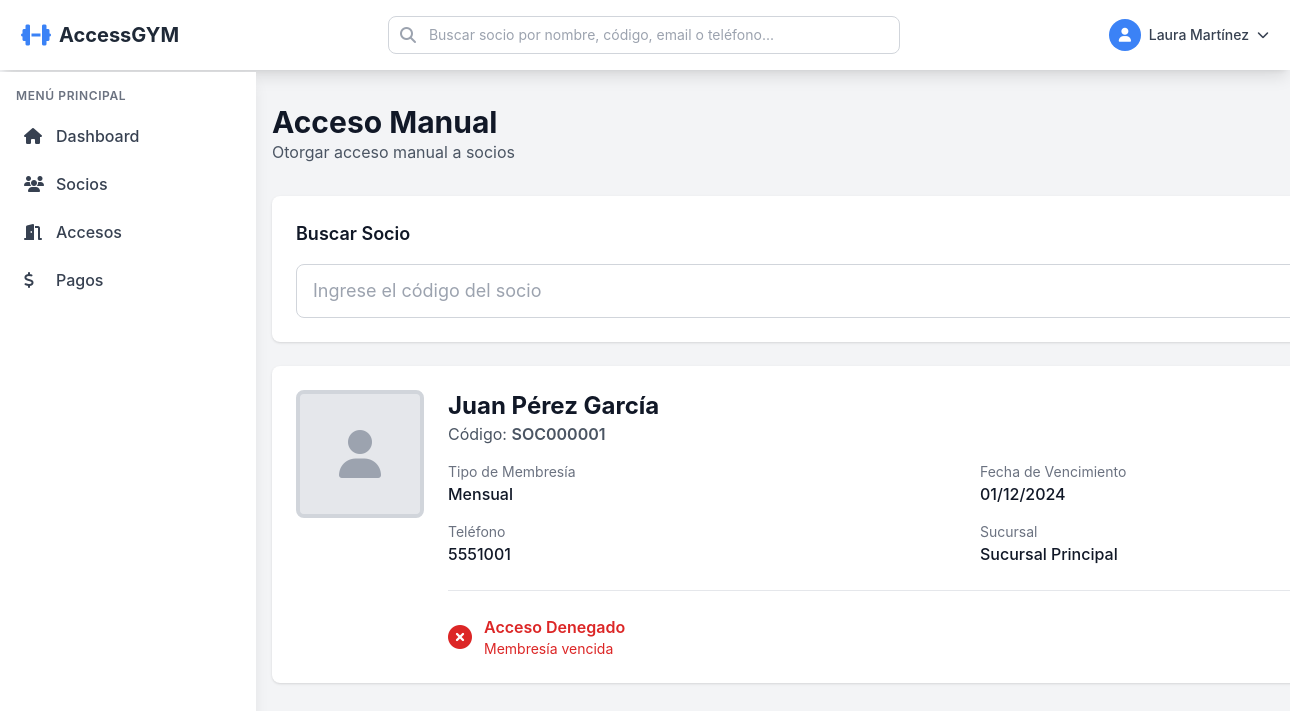
The page /acceso_manual.php?socio_id=1 (signed in) on the database its author committed.
### tables this page shows
CREATE TABLE socios (
    id INT AUTO_INCREMENT PRIMARY KEY,
    codigo VARCHAR(20) UNIQUE NOT NULL,
    nombre VARCHAR(100) NOT NULL,
    apellido VARCHAR(100) NOT NULL,
    email VARCHAR(100),
    telefono VARCHAR(20) NOT NULL,
    telefono_emergencia VARCHAR(20),
    direccion TEXT,
    fecha_nacimiento DATE,
    foto VARCHAR(255),
    qr_code VARCHAR(255),
    sucursal_id INT NOT NULL,
    tipo_membresia_id INT,
    fecha_inicio DATE,
    fecha_vencimiento DATE,
    estado ENUM('activo', 'inactivo', 'suspendido', 'vencido') DEFAULT 'inactivo',
    notas TEXT,
    created_at TIMESTAMP DEFAULT CURRENT_TIMESTAMP,
    updated_at TIMESTAMP DEFAULT CURRENT_TIMESTAMP ON UPDATE CURRENT_TIMESTAMP,
    FOREIGN KEY (sucursal_id) REFERENCES sucursales(id) ON DELETE RESTRICT,
    FOREIGN KEY (tipo_membresia_id) REFERENCES tipos_membresia(id) ON DELETE SET NULL
);

CREATE TABLE tipos_membresia (
    id INT AUTO_INCREMENT PRIMARY KEY,
    nombre VARCHAR(50) NOT NULL,
    descripcion TEXT,
    duracion_dias INT NOT NULL,
    precio DECIMAL(10,2) NOT NULL,
    acceso_horario_inicio TIME,
    acceso_horario_fin TIME,
    dias_semana VARCHAR(50) DEFAULT '1,2,3,4,5,6,7',
    color VARCHAR(7) DEFAULT '#3B82F6',
    activo TINYINT(1) DEFAULT 1,
    created_at TIMESTAMP DEFAULT CURRENT_TIMESTAMP,
    updated_at TIMESTAMP DEFAULT CURRENT_TIMESTAMP ON UPDATE CURRENT_TIMESTAMP
);

CREATE TABLE sucursales (
    id INT AUTO_INCREMENT PRIMARY KEY,
    nombre VARCHAR(100) NOT NULL,
    direccion TEXT,
    telefono VARCHAR(20),
    email VARCHAR(100),
    activo TINYINT(1) DEFAULT 1,
    created_at TIMESTAMP DEFAULT CURRENT_TIMESTAMP,
    updated_at TIMESTAMP DEFAULT CURRENT_TIMESTAMP ON UPDATE CURRENT_TIMESTAMP
);

### config/Database.php (called while the page is built, shortened)
<?php
class Database {
    private static $instance = null;
    private $connection;
    private function __construct() {
        try {
            $dsn = "mysql:host=" . DB_HOST . ";dbname=" . DB_NAME . ";charset=" . DB_CHARSET;
            $options = [
                PDO::ATTR_ERRMODE => PDO::ERRMODE_EXCEPTION,
                PDO::ATTR_DEFAULT_FETCH_MODE => PDO::FETCH_ASSOC,
                PDO::ATTR_EMULATE_PREPARES => false,
            ];
            $this->connection = new PDO($dsn, DB_USER, DB_PASS, $options);
        } catch (PDOException $e) {
            error_log("Database Connection Error: " . $e->getMessage());
            die("Error de conexión a la base de datos. Por favor, contacte al administrador.");
        }
    }
    public static function getInstance() {
        if (self::$instance === null) {
            self::$instance = new self();
        }
        return self::$instance;
    }
    public function getConnection() {
        return $this->connection;
    }
}

### app/models/Model.php (called while the page is built, shortened)
<?php
class Model {
    protected $db;
    protected $table;
    public function __construct() {
        $this->db = Database::getInstance()->getConnection();
    }
    public function find($id) {
        $stmt = $this->db->prepare("SELECT * FROM {$this->table} WHERE id = ?");
        $stmt->execute([$id]);
        return $stmt->fetch();
    }
    public function query($sql, $params = []) {
        $stmt = $this->db->prepare($sql);
        $stmt->execute($params);
        return $stmt;
    }
}

### app/models/Socio.php (called while the page is built, shortened)
<?php
require_once __DIR__ . '/Model.php';
class Socio extends Model {
    public function getWithMembresia($id) {
        $sql = "SELECT s.*, tm.nombre as tipo_membresia_nombre, tm.color as membresia_color,
                       suc.nombre as sucursal_nombre
                FROM socios s
                LEFT JOIN tipos_membresia tm ON s.tipo_membresia_id = tm.id
                LEFT JOIN sucursales suc ON s.sucursal_id = suc.id
                WHERE s.id = ?";
        $stmt = $this->query($sql, [$id]);
        return $stmt->fetch();
    }
    public function canAccess($id) {
        $socio = $this->getWithMembresia($id);
        if ($socio['fecha_vencimiento'] < date('Y-m-d')) {
            return ['allowed' => false, 'reason' => 'Membresía vencida'];
        }
        return ['allowed' => true, 'socio' => $socio];
    }
}

### app/helpers/functions.php (called while the page is built, shortened)
<?php
function formatDate($date, $format = 'd/m/Y') {
    return date($format, strtotime($date));
}
function formatPhone($phone) {
    $phone = preg_replace('/[^0-9]/', '', $phone);
    return $phone;
}

### public/acceso_manual.php (the view, shortened to what this page needs)
<?php
require_once __DIR__ . '/../app/models/Socio.php';
$socioModel = new Socio();
$socioId = isset($_GET['socio_id']) ? (int)$_GET['socio_id'] : null;
$codigo = isset($_GET['codigo']) ? sanitize($_GET['codigo']) : null;
$socio = null;
if ($socioId && !$socio) {
    $socio = $socioModel->find($socioId);
} elseif ($codigo && !$socio) {
    $socio = $socioModel->findByCode($codigo);
}
if ($socio) {
    $socio = $socioModel->getWithMembresia($socio['id']);
}
?>
<!DOCTYPE html>
<html lang="es">
<head>
    <script src="https://cdn.tailwindcss.com"></script>
    <link rel="stylesheet" href="https://cdnjs.cloudflare.com/ajax/libs/font-awesome/6.4.0/css/all.min.css">
</head>
<body class="bg-gray-100">
    <?php include __DIR__ . '/../app/views/partials/navbar.php'; ?>
    <div class="container mx-auto px-4 py-8">
        <div class="mb-8 flex justify-between items-center">
            <div>
                <h1 class="text-3xl font-bold text-gray-900">Acceso Manual</h1>
                <p class="text-gray-600">Otorgar acceso manual a socios</p>
            </div>
        </div>
        <div class="bg-white rounded-lg shadow p-6 mb-6">
            <h2 class="text-lg font-semibold text-gray-900 mb-4">Buscar Socio</h2>
            <form method="POST" class="flex gap-4">
                <div class="flex-1">
                    <input type="text" name="codigo" placeholder="Ingrese el código del socio" required
                           class="w-full px-4 py-3 border border-gray-300 rounded-md focus:outline-none focus:ring-blue-500 focus:border-blue-500 text-lg">
                </div>
            </form>
        </div>
        <?php if ($socio): ?>
            <div class="bg-white rounded-lg shadow overflow-hidden">
                <div class="p-6">
                    <div class="flex items-start space-x-6">
                        <div class="flex-shrink-0">
                            <?php if ($socio['foto']): ?>
                                <img src="<?php echo APP_URL . '/uploads/photos/' . htmlspecialchars($socio['foto']); ?>"
                                     alt="Foto" class="h-32 w-32 rounded-lg object-cover border-4 border-blue-500">
                            <?php else: ?>
                                <div class="h-32 w-32 rounded-lg bg-gray-200 flex items-center justify-center border-4 border-gray-300">
                                    <i class="fas fa-user text-gray-400 text-5xl"></i>
                                </div>
                            <?php endif; ?>
                        </div>
                        <div class="flex-1">
                            <div class="flex items-center justify-between mb-4">
                                <div>
                                    <h2 class="text-2xl font-bold text-gray-900">
                                        <?php echo htmlspecialchars($socio['nombre'] . ' ' . $socio['apellido']); ?>
                                    </h2>
                                    <p class="text-gray-600">Código: <span class="font-semibold"><?php echo htmlspecialchars($socio['codigo']); ?></span></p>
                                </div>
                            </div>
                            <div class="grid grid-cols-2 gap-4">
                                <div>
                                    <p class="text-sm text-gray-500">Tipo de Membresía</p>
                                    <p class="font-medium text-gray-900">
                                        <?php echo htmlspecialchars($socio['tipo_membresia_nombre'] ?? 'Sin membresía'); ?>
                                    </p>
                                </div>
                                <div>
                                    <p class="text-sm text-gray-500">Fecha de Vencimiento</p>
                                    <p class="font-medium text-gray-900">
                                        <?php echo $socio['fecha_vencimiento'] ? formatDate($socio['fecha_vencimiento']) : '-'; ?>
                                    </p>
                                </div>
                                <div>
                                    <p class="text-sm text-gray-500">Teléfono</p>
                                    <p class="font-medium text-gray-900"><?php echo formatPhone($socio['telefono']); ?></p>
                                </div>
                                <div>
                                    <p class="text-sm text-gray-500">Sucursal</p>
                                    <p class="font-medium text-gray-900"><?php echo htmlspecialchars($socio['sucursal_nombre']); ?></p>
                                </div>
                            </div>
                            <div class="mt-6 pt-6 border-t border-gray-200">
                                <?php
                                $accessCheck = $socioModel->canAccess($socio['id']);
                                if ($accessCheck['allowed']):
                                ?>
                                    <div class="flex items-center justify-between">
                                        <div class="flex items-center text-green-600">
                                            <i class="fas fa-check-circle text-2xl mr-3"></i>
                                            <div>
                                                <p class="font-semibold">Acceso Permitido</p>
                                                <p class="text-sm">El socio puede acceder al gimnasio</p>
                                            </div>
                                        </div>
                                        <form method="POST">
                                            <input type="hidden" name="grant_access" value="1">
                                            <input type="hidden" name="socio_id" value="<?php echo $socio['id']; ?>">
                                            <button type="submit" class="bg-green-600 hover:bg-green-700 text-white font-bold py-3 px-8 rounded-lg text-lg">
                                                <i class="fas fa-door-open mr-2"></i>Otorgar Acceso
                                            </button>
                                        </form>
                                    </div>
                                <?php else: ?>
                                    <div class="flex items-center text-red-600">
                                        <i class="fas fa-times-circle text-2xl mr-3"></i>
                                        <div>
                                            <p class="font-semibold">Acceso Denegado</p>
                                            <p class="text-sm"><?php echo htmlspecialchars($accessCheck['reason']); ?></p>
                                        </div>
                                    </div>
                                <?php endif; ?>
                            </div>
                        </div>
                    </div>
                </div>
            </div>
        <?php endif; ?>
    </div>
</body>
</html>

### app/views/partials/navbar.php (style rules this page uses)
body { padding-top: 4.5rem; }
@media (min-width: 1024px) { body > div.container, body > .container { margin-left: 16rem; } }

### rows shown on the page
socios: nombre+apellido "Juan Pérez García", codigo "SOC000001", tipo_membresia.nombre "Mensual", fecha_vencimiento "01/12/2024", telefono "5551001", sucursal.nombre "Sucursal Principal"

### other values the page prints
APP_NAME "AccessGYM"
$user['nombre'] "Laura Martínez"
$accessCheck['reason'] "Membresía vencida"
